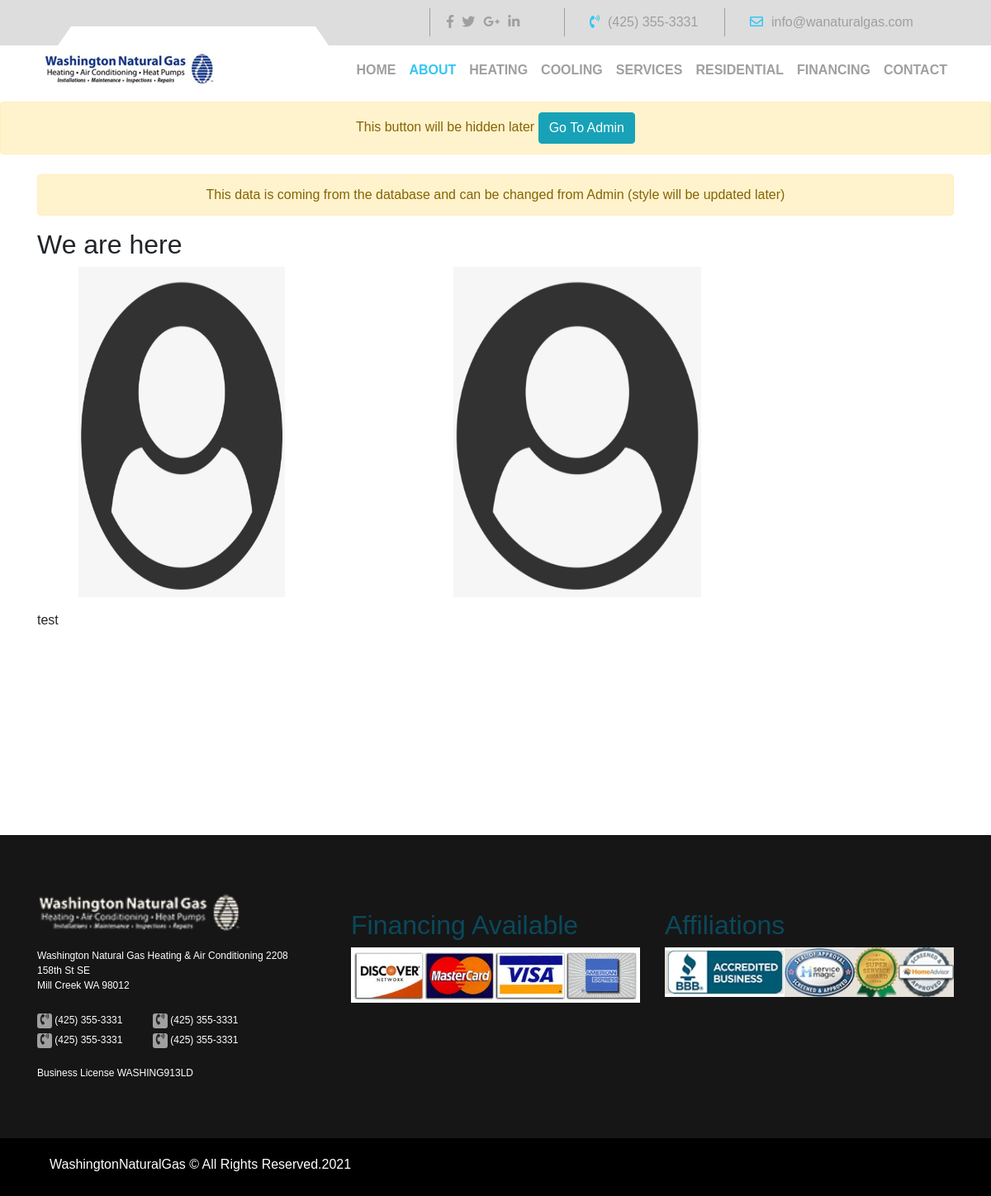
/about-us/, run on an earlier commit of the app's database.
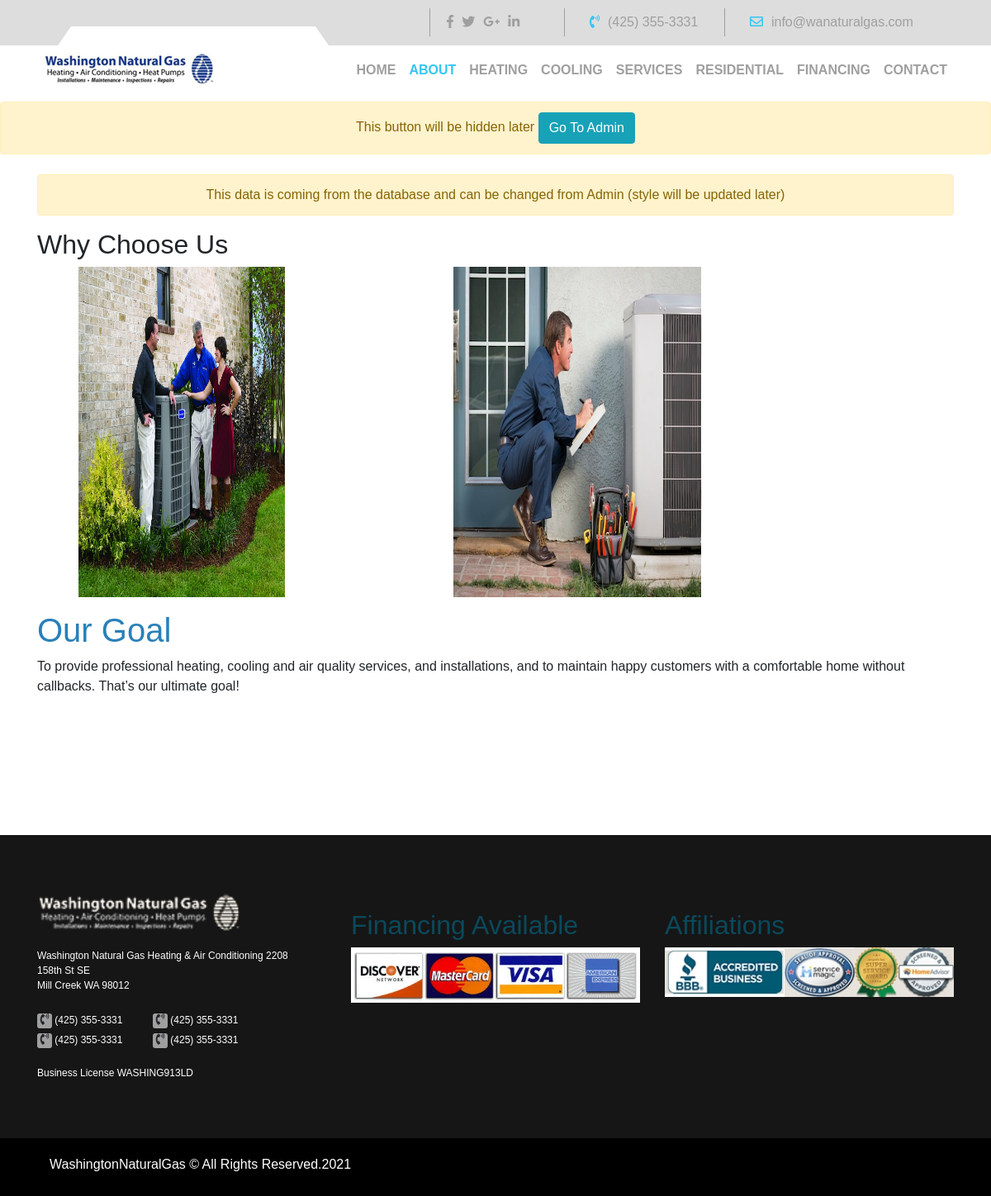
And on a later commit of the database.
### pages/models.py (models this page shows)
class Core(models.Model):
    title = models.CharField(max_length=250)
    image_1 = models.ImageField(upload_to='images/')
    image_2 = models.ImageField(upload_to='images/')
    description = RichTextField()

### pages/views.py (the view)
# urls.py: path('about-us/', views.about_page, name='about_us'),
def about_page(request):
    about = About.objects.all().first()
    context = {
        'about': about,
        'active': 'about',
    }
    return render(request, 'pages/about_us.html', context)

### templates/pages/about_us.html (shortened to what this page needs)
{% extends 'base.html' %}
{% load static %}
{% block content %}
 <div class="container">
     <p class="alert alert-warning text-center">This data is coming from the database and can be changed from Admin (style will be updated later)</p>
     <h2>{{ about.title }}</h2>
     <img src="{{ about.image_1.url }}" alt="about us" width="400px" height="400px" style="padding-right: 100px;padding-left:50px">
     <img src="{{ about.image_2.url }}" alt="about us" width="400px" height="400px" style="padding-left: 100px;">
    <br>
     <p>{{ about.description|safe }}</p>
 </div>
{% endblock %}

### templates/base.html (shortened to what this page needs)
<!DOCTYPE html>
{% load static %}
<html lang="en" dir="ltr">
  <head>
    {% include 'base/css.html' %}
  </head>
  <body>
    {% include 'base/navbar.html' %}
    <div id="page-container">
      {% block content %}
      {% endblock %}
    </div>
    {% include 'base/footer.html' %}
  </body>
</html>

### templates/base/css.html
{% load static %}
<link rel="stylesheet" href="{% static 'css/bootstrap.min.css' %}">
<link rel="stylesheet" href="{% static 'css/animate.css' %}">
<link rel="stylesheet" href="{% static 'css/all.min.css' %}">
<link rel="stylesheet" href="{% static 'css/slick.css' %}">
<link rel="stylesheet" href="{% static 'css/slick-theme.css' %}">
<link rel="stylesheet" href="{% static 'css/master.css' %}">

### templates/base/navbar.html (shortened to what this page needs)
{% load static %}
<div class="upper-barr">
    <div class="container">
      <div class="row">
        <div class="col-lg-5"></div>
        <div class="col-lg-7">
          <div class="row">
            <div class="col">
              <div class="icon"><i class="fab fa-facebook-f"></i><i class="fab fa-twitter"></i><i class="fab fa-google-plus-g"></i><i class="fab fa-linkedin-in"></i></div>
            </div>
            <div class="col">
              <div class="num"><i class="fas fa-phone-volume"> </i><span>(425) 355-3331</span></div>
            </div>
            <div class="col-lg-5">
              <div class="mail"><i class="far fa-envelope"></i><span>info@wanaturalgas.com</span></div>
            </div>
          </div>
        </div>
      </div>
    </div>
  </div>
  <nav class="navbar navbar-expand-lg navbar-light bg-light">
    <div class="container"><a href="/"><img src="{% static 'img/logo.jpg' %}" alt=""></a>
      <div class="collapse navbar-collapse" id="navbarSupportedContent">
        <ul class="navbar-nav ml-auto">
          <li class="nav-item {% if active == 'home' %}active{% endif %}"><a class="nav-link" href="{% url 'pages:home' %}">Home </a></li>
          <li class="nav-item {% if active == 'about' %}active{% endif %}"><a class="nav-link" href="{% url 'pages:about_us' %}">About</a></li>
          <li class="nav-item {% if active == 'heating' %}active{% endif %}"><a class="nav-link" href="{% url 'service:heating' %}">Heating</a></li>
          <li class="nav-item {% if active == 'cooling' %}active{% endif %}"><a class="nav-link" href="{% url 'service:cooling' %}">Cooling</a></li>
          <li class="nav-item {% if active == 'services' %}active{% endif %}"><a class="nav-link" href="{% url 'pages:services' %}">Services</a></li>
          <li class="nav-item {% if active == 'residential' %}active{% endif %}"><a class="nav-link" href="{% url 'pages:residential' %}">Residential</a></li>
          <li class="nav-item {% if active == 'financing' %}active{% endif %}"><a class="nav-link" href="{% url 'pages:financing' %}">Financing</a></li>
          <li class="nav-item {% if active == 'contact' %}active{% endif %}"><a class="nav-link" href="{% url 'receives:contact_us' %}">Contact</a></li>
        </ul>
      </div>
    </div>
  </nav>
<div class="contanier text-center mt-2 mb-4">
  <p class="alert alert-warning">This button will be hidden later
    <a href="{% url 'admin:index' %}" class="btn btn-info">Go To Admin</a>
  </p>
</div>

### templates/base/footer.html (shortened to what this page needs)
{% load static %}
    <footer>
        <div class="container">
          <div class="row">
            <div class="col-lg-4 wow bounceIn" data-wow-duration="1s" data-wow-delay=".5s" data-wow-offset="300"><img class="sevnty" src="{% static 'img/white.png' %}" alt="">
              <p>Washington Natural Gas Heating & Air Conditioning 2208</p>
              <p>158th St SE</p>
              <p class="marg-bt">Mill Creek WA 98012</p>
              <div class="phon"><i class="fas fa-phone-volume"> </i><span> (425) 355-3331</span></div>
              <div class="phon"><i class="fas fa-phone-volume"> </i><span> (425) 355-3331</span></div>
              <div class="phon"><i class="fas fa-phone-volume"> </i><span> (425) 355-3331</span></div>
              <div class="phon"><i class="fas fa-phone-volume"> </i><span> (425) 355-3331</span></div>
              <p class="marg-tp"> Business License WASHING913LD</p>
            </div>
            <div class="col-lg-8">
              <div class="row">
                <div class="col-md-6 wow bounceIn" data-wow-duration="1s" data-wow-delay="1s" data-wow-offset="300">
                  <h2>Financing Available</h2><img src="{% static 'img/credit-cards.png' %}" alt="">
                </div>
                <div class="col-md-6 wow bounceIn" data-wow-duration="1s" data-wow-delay="1.5s" data-wow-offset="200">
                  <h2>Affiliations</h2><img src="{% static 'img/Optimized-Aff1.png' %}" alt="">
                </div>
              </div>
            </div>
          </div>
        </div>
      </footer>
      <div class="footer">
        <p>WashingtonNaturalGas &copy; All Rights Reserved.2021</p>
      </div>

### templates/base/js.html (shortened to what this page needs)
{% load static %}

### static/css/master.css (style rules this page uses)
body { font-family: 'Poppins', sans-serif; position: relative; }
#page-container { min-height: 100vh; }
section.about .container .col-md-5 img, section.cooling .flip-cardd, section.services .container .row .col-lg-5 img, section.testimonials .container-fluid .row .gray #sliderr .carousel-item .media .media-body h5, section.testimonials .container-fluid .row .col-lg-6 .testimonial .fa-chevron-right, section.testimonials .container-fluid .row .col-lg-6 .testimonial .fa-chevron-left, section.contact .container .banner button, .upper-barr .icon i, .upper-barr .num span, .upper-barr .mail span, nav.bg-light ul li.nav-item a.nav-link, nav.bg-light ul li.nav-item .icon i, nav.bg-light ul li.nav-item .num span, nav.bg-light ul li.nav-item .mail span, #carouselExampleCaptions .carousel-inner .carousel-item .carousel-caption .btnn button { -webkit-transition: all .5s ease-in-out; transition: all .5s ease-in-out; }
section.cooling h2, section.cooling .flip-cardd h4, section.cooling .flip-cardd span.normall, section.services h2, section.testimonials .container-fluid .row .gray h2, section.testimonials .container-fluid .row .col-lg-6 h2, nav.bg-light ul li.nav-item a.nav-link, #carouselExampleCaptions .carousel-inner .carousel-item .carousel-caption h2, #carouselExampleCaptions .carousel-inner .carousel-item .carousel-caption .btnn button { text-transform: uppercase; }
.marg-tp { margin-top: 20px; }
.marg-bt { margin-bottom: 20px; }
body { overflow-x: hidden; overflow: hidden; }
footer { padding: 70px 0px; background-color: #161616; }
footer img.sevnty { width: 70% !important; margin-bottom: 20px; }
footer p { margin-bottom: 0px; font-size: 12px; color: #fff; }
footer .phon { float: left; width: 40%; }
footer .phon i { width: 18px; height: 18px; font-size: 14px; border-radius: 3px; text-align: center; background-color: #9f9f9f; }
footer .phon span { color: #fff; font-size: 12px; }
footer h2 { color: #0A495C; margin-top: 20px; }
footer img { width: 100%; }
.footer { background-color: #000; height: 70px; padding: 20px 60px; }
.footer p { color: #fff; }
.upper-barr { height: 55px; background-color: #ddd; padding: 10px 0px; }
.upper-barr .icon { border-left: 1px solid #9f9f9f; border-right: 1px solid #9f9f9f; padding: 5px 15px; }
.upper-barr .icon i { margin: 0px 5px; cursor: pointer; color: #9f9f9f; }
.upper-barr .num { padding: 5px 0; border-right: 1px solid #9f9f9f; }
.upper-barr .num i { color: #34c6f2; margin-right: 10px; }
.upper-barr .num span { color: #9f9f9f; cursor: pointer; }
.upper-barr .mail { padding: 5px 0; }
.upper-barr .mail i { color: #34c6f2; margin-right: 10px; }
.upper-barr .mail span { color: #9f9f9f; cursor: pointer; }
nav.bg-light { background-color: #fff !important; }
nav.bg-light:before { content: ''; display: block; position: absolute; top: -23px; left: 70px; border-bottom: 23px solid #fff; border-left: 16px solid transparent; border-right: 16px solid transparent; height: 0; width: 328px; z-index: 1; }
nav.bg-light ul li.nav-item a.nav-link { font-weight: bold; color: #9f9f9f; }
nav.bg-light ul li.nav-item.active a.nav-link { color: #34c6f2; }
* { -webkit-box-sizing: border-box; box-sizing: border-box; }

What changed in the data, as far as the page shows it:
changed Core: title "We are here" → "Why Choose Us"; image_1: a different picture; image_2: a different picture; description "test" → "Our Goal To provide professional heating, cooling and air quality services, and installations, and to maintain happy customers with a comfortable home without callbacks. That’s our ultimate goal!"
